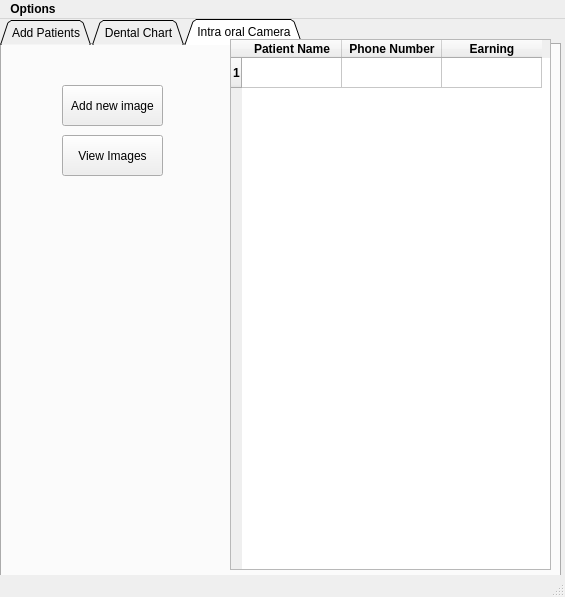
<?xml version="1.0" encoding="UTF-8"?>
<ui version="4.0">
 <class>MainWindow</class>
 <widget class="QMainWindow" name="MainWindow">
  <property name="geometry">
   <rect>
    <x>0</x>
    <y>0</y>
    <width>565</width>
    <height>597</height>
   </rect>
  </property>
  <property name="sizePolicy">
   <sizepolicy hsizetype="Preferred" vsizetype="Preferred">
    <horstretch>0</horstretch>
    <verstretch>0</verstretch>
   </sizepolicy>
  </property>
  <property name="maximumSize">
   <size>
    <width>565</width>
    <height>597</height>
   </size>
  </property>
  <property name="windowTitle">
   <string>King and Queen Dental Clinic</string>
  </property>
  <property name="documentMode">
   <bool>false</bool>
  </property>
  <property name="tabShape">
   <enum>QTabWidget::Triangular</enum>
  </property>
  <widget class="QWidget" name="centralwidget">
   <property name="styleSheet">
    <string notr="true"/>
   </property>
   <widget class="QTabWidget" name="tabWidget">
    <property name="geometry">
     <rect>
      <x>0</x>
      <y>0</y>
      <width>561</width>
      <height>561</height>
     </rect>
    </property>
    <property name="tabPosition">
     <enum>QTabWidget::North</enum>
    </property>
    <property name="tabShape">
     <enum>QTabWidget::Triangular</enum>
    </property>
    <property name="currentIndex">
     <number>2</number>
    </property>
    <widget class="QWidget" name="AddP">
     <attribute name="title">
      <string>Add Patients</string>
     </attribute>
     <widget class="QLabel" name="NameL">
      <property name="geometry">
       <rect>
        <x>10</x>
        <y>20</y>
        <width>51</width>
        <height>21</height>
       </rect>
      </property>
      <property name="text">
       <string>Name</string>
      </property>
     </widget>
     <widget class="QLabel" name="PhoneL">
      <property name="geometry">
       <rect>
        <x>10</x>
        <y>50</y>
        <width>51</width>
        <height>21</height>
       </rect>
      </property>
      <property name="text">
       <string>Phone</string>
      </property>
     </widget>
     <widget class="QLabel" name="EarningL">
      <property name="geometry">
       <rect>
        <x>10</x>
        <y>80</y>
        <width>51</width>
        <height>21</height>
       </rect>
      </property>
      <property name="text">
       <string>Earning</string>
      </property>
     </widget>
     <widget class="QLineEdit" name="ninput">
      <property name="geometry">
       <rect>
        <x>60</x>
        <y>20</y>
        <width>113</width>
        <height>20</height>
       </rect>
      </property>
     </widget>
     <widget class="QLineEdit" name="pinput">
      <property name="geometry">
       <rect>
        <x>60</x>
        <y>50</y>
        <width>113</width>
        <height>20</height>
       </rect>
      </property>
     </widget>
     <widget class="QLineEdit" name="einput">
      <property name="geometry">
       <rect>
        <x>60</x>
        <y>80</y>
        <width>113</width>
        <height>20</height>
       </rect>
      </property>
     </widget>
     <widget class="QPushButton" name="SButton">
      <property name="geometry">
       <rect>
        <x>60</x>
        <y>110</y>
        <width>111</width>
        <height>23</height>
       </rect>
      </property>
      <property name="font">
       <font>
        <weight>75</weight>
        <bold>true</bold>
       </font>
      </property>
      <property name="text">
       <string>Submit</string>
      </property>
     </widget>
     <widget class="QPushButton" name="TButton">
      <property name="geometry">
       <rect>
        <x>40</x>
        <y>230</y>
        <width>141</width>
        <height>23</height>
       </rect>
      </property>
      <property name="font">
       <font>
        <weight>75</weight>
        <bold>true</bold>
       </font>
      </property>
      <property name="text">
       <string>Calculate Total Earning</string>
      </property>
     </widget>
     <widget class="QLabel" name="TotalEarning">
      <property name="geometry">
       <rect>
        <x>50</x>
        <y>300</y>
        <width>121</width>
        <height>111</height>
       </rect>
      </property>
      <property name="font">
       <font>
        <pointsize>12</pointsize>
        <weight>75</weight>
        <bold>true</bold>
       </font>
      </property>
      <property name="text">
       <string>0Rs</string>
      </property>
      <property name="alignment">
       <set>Qt::AlignCenter</set>
      </property>
     </widget>
     <widget class="QPushButton" name="RefreshButton">
      <property name="geometry">
       <rect>
        <x>60</x>
        <y>150</y>
        <width>111</width>
        <height>23</height>
       </rect>
      </property>
      <property name="font">
       <font>
        <weight>75</weight>
        <bold>true</bold>
       </font>
      </property>
      <property name="text">
       <string>Refresh</string>
      </property>
     </widget>
    </widget>
    <widget class="QWidget" name="ImportP">
     <property name="enabled">
      <bool>true</bool>
     </property>
     <attribute name="title">
      <string>Dental Chart</string>
     </attribute>
     <widget class="QLabel" name="DentalChartImage">
      <property name="geometry">
       <rect>
        <x>0</x>
        <y>120</y>
        <width>231</width>
        <height>301</height>
       </rect>
      </property>
      <property name="text">
       <string/>
      </property>
      <property name="pixmap">
       <pixmap resource="DentalImage.qrc">:/DentalChart/Downloads/dents.png</pixmap>
      </property>
      <property name="scaledContents">
       <bool>true</bool>
      </property>
     </widget>
     <widget class="QLabel" name="DentalChartLabel">
      <property name="geometry">
       <rect>
        <x>-10</x>
        <y>10</y>
        <width>231</width>
        <height>91</height>
       </rect>
      </property>
      <property name="font">
       <font>
        <pointsize>21</pointsize>
        <weight>75</weight>
        <bold>true</bold>
       </font>
      </property>
      <property name="text">
       <string>Dental Chart</string>
      </property>
      <property name="alignment">
       <set>Qt::AlignCenter</set>
      </property>
     </widget>
    </widget>
    <widget class="QWidget" name="IOTab">
     <attribute name="title">
      <string>Intra oral Camera</string>
     </attribute>
     <widget class="QPushButton" name="AddImage">
      <property name="geometry">
       <rect>
        <x>60</x>
        <y>40</y>
        <width>101</width>
        <height>41</height>
       </rect>
      </property>
      <property name="text">
       <string>Add new image</string>
      </property>
     </widget>
     <widget class="QPushButton" name="ViewImage">
      <property name="geometry">
       <rect>
        <x>60</x>
        <y>90</y>
        <width>101</width>
        <height>41</height>
       </rect>
      </property>
      <property name="text">
       <string>View Images</string>
      </property>
     </widget>
    </widget>
   </widget>
   <widget class="QTableWidget" name="Ptable">
    <property name="geometry">
     <rect>
      <x>230</x>
      <y>20</y>
      <width>321</width>
      <height>531</height>
     </rect>
    </property>
    <property name="font">
     <font>
      <weight>75</weight>
      <bold>true</bold>
     </font>
    </property>
    <property name="rowCount">
     <number>1</number>
    </property>
    <property name="columnCount">
     <number>3</number>
    </property>
    <row/>
    <column>
     <property name="text">
      <string>Patient Name</string>
     </property>
    </column>
    <column>
     <property name="text">
      <string>Phone Number</string>
     </property>
    </column>
    <column>
     <property name="text">
      <string>Earning</string>
     </property>
    </column>
    <item row="0" column="0">
     <property name="text">
      <string/>
     </property>
    </item>
    <item row="0" column="1">
     <property name="text">
      <string/>
     </property>
    </item>
   </widget>
  </widget>
  <widget class="QMenuBar" name="menubar">
   <property name="geometry">
    <rect>
     <x>0</x>
     <y>0</y>
     <width>565</width>
     <height>21</height>
    </rect>
   </property>
   <property name="font">
    <font>
     <weight>75</weight>
     <bold>true</bold>
    </font>
   </property>
   <widget class="QMenu" name="menuOptions">
    <property name="enabled">
     <bool>true</bool>
    </property>
    <property name="geometry">
     <rect>
      <x>269</x>
      <y>125</y>
      <width>135</width>
      <height>72</height>
     </rect>
    </property>
    <property name="layoutDirection">
     <enum>Qt::LeftToRight</enum>
    </property>
    <property name="title">
     <string>Options</string>
    </property>
    <addaction name="actionExit"/>
   </widget>
   <addaction name="menuOptions"/>
  </widget>
  <widget class="QStatusBar" name="statusbar"/>
  <action name="actionExit">
   <property name="text">
    <string>Exit</string>
   </property>
  </action>
 </widget>
 <resources>
  <include location="DentalImage.qrc"/>
 </resources>
 <connections/>
</ui>
